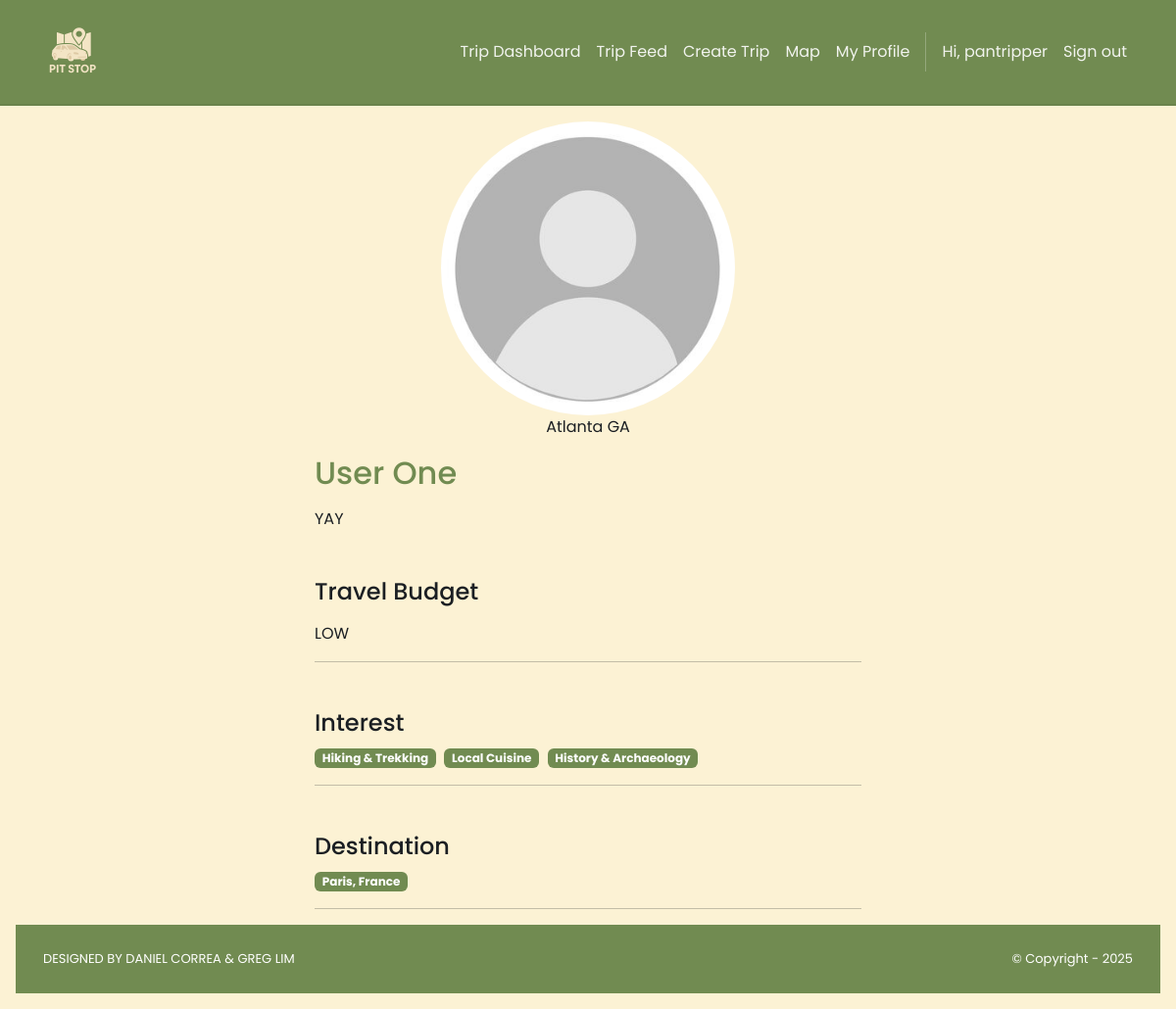
The page /roadTripper/1/ (signed in) on the database its author committed.
### accounts/models.py (models this page shows)
class User(AbstractUser):
    class Roles(models.TextChoices):
        PLANNER = "PLANNER", "Planner"
        ROAD_TRIPPER = "ROAD_TRIPPER", "Road Tripper"
    role = models.CharField(
        max_length=20, choices=Roles.choices, default=Roles.ROAD_TRIPPER, db_index=True
    )
    @property
    def is_planner(self) -> bool:
        return self.role == self.Roles.PLANNER
    @property
    def is_roadTripper(self) -> bool:
        return self.role == self.Roles.ROAD_TRIPPER

### roadTripper/models.py (models this page shows, shortened)
class RoadTripper(models.Model):
    user = models.OneToOneField(
        settings.AUTH_USER_MODEL, on_delete=models.CASCADE, related_name="roadTripper_profile"
    )
    firstName = models.CharField("First Name", max_length=255)
    lastName  = models.CharField("Last Name", max_length=255)
    location  = models.CharField("Home Location", max_length=255, blank=True)
    image     = models.ImageField("Profile Image", upload_to='roadTripper_images/', null=True, blank=True)
    TRAVEL_BUDGET_CHOICES = [
        ('LOW', 'Budget-Friendly (Under $50/day)'),
        ('MID', 'Mid-Range (Approx. $50 - $150/day)'),
        ('HIGH', 'Luxury (Over $150/day)'),
        ('FLEX', 'Flexible / Varies'),
    ]
    travel_headline = models.CharField("Travel Tagline", max_length=255, blank=True,
        help_text="A short, catchy phrase about your travel style."
    )
    travel_budget = models.CharField("Travel Budget", max_length=4, choices=TRAVEL_BUDGET_CHOICES, default='MID')
    interests = models.ManyToManyField("Interest", related_name="trippers_with_interest", blank=True)
    destinations = models.ManyToManyField("Destination", related_name="trippers_want_to_visit", blank=True)
    links = models.ManyToManyField("Link", related_name="roadTripper", blank=True)
    hide_image = models.BooleanField(default=False)
    hide_travel_headline = models.BooleanField(default=False)
    hide_travel_budget = models.BooleanField(default=False)
    hide_profile = models.BooleanField(default=False)
    hide_location = models.BooleanField(default=False)

class Interest(models.Model):
    name = models.CharField(max_length=100, unique=True)

class Destination(models.Model):
    city = models.CharField(max_length=100, blank=True)
    country = models.CharField(max_length=100)
    def __str__(self):
        if self.city:
            return f"{self.city}, {self.country}"
        return self.country

### roadTripper/views.py (the view)
# urls.py: path('<int:id>/', views.show, name='planner.show'),
@login_required
def show(request, id):
    roadTripper = get_object_or_404(RoadTripper, id=id)
    template_data = {
        "roadTripper": roadTripper,
        "name": f"{roadTripper.firstName} {roadTripper.lastName}",
        "links": roadTripper.links.all(),
        "hide_profile": roadTripper.hide_profile,
    }
    return render(request, "roadTripper/show.html", {"template_data": template_data})

### pitStop/context_processors.py (called while the page is built)
def static_revisions(request):
    base = Path(settings.BASE_DIR)
    logo_path = base / 'pitStop' / 'static' / 'img' / 'brand.png'
    try:
        rev_logo = str(int(os.path.getmtime(logo_path)))
    except Exception:
        rev_logo = '1'
    css_path = base / 'pitStop' / 'static' / 'css' / 'style.css'
    try:
        rev_css = str(int(os.path.getmtime(css_path)))
    except Exception:
        rev_css = '1'
    return {
        'STATIC_REV_LOGO': rev_logo,
        'STATIC_REV_CSS': rev_css,
    }

### roadTripper/templates/roadTripper/show.html (shortened to what this page needs)
{% extends 'pitStop/base.html' %}
{% block content %}
{% load static %}
<div class="p-3">
  <div class="container">
    <div class="col-md-6 mx-auto mb-3">
      <div class="mb-3 text-center">
        {% load static %}
        {% if template_data.roadTripper.image and not template_data.roadTripper.hide_image %}
          <img src="{{ template_data.roadTripper.image.url }}" class="d-block mx-auto" style="width:300px;height:300px;border-radius:50%;object-fit:cover;object-position:center;" alt="{{ template_data.name }}">
        {% else %}
          <img src="{% static 'img/default_profile.jpg' %}" class="d-block mx-auto" style="width:300px;height:300px;border-radius:50%;object-fit:cover;object-position:center;" alt="No profile image">
        {% endif %}
        {% if not template_data.roadTripper.hide_location %}
          <p>{{ template_data.roadTripper.location }}</p>
        {% endif %}
      </div>
      <h2 style="color: #718b51;">{{ template_data.name }}</h2>
      {% if not template_data.roadTripper.hide_travel_headline %}
        <div class="mt-3">{{ template_data.roadTripper.travel_headline }}</div>
      {% endif %}
      {% if not template_data.roadTripper.hide_travel_budget %}
        <h4 class="mt-5">Travel Budget</h4>
        <div class="mt-3">{{ template_data.roadTripper.travel_budget}}</div>
      {% endif %}
      <hr />
      <h4 class="mt-5">Interest</h4>
        {% for interest in template_data.roadTripper.interests.all %}
          <span class="badge bg-primary me-1">{{ interest.name }}</span>
        {% empty %}
          <p class="text-muted">No interests listed.</p>
        {% endfor %}
      <hr />
      <h4 class="mt-5">Destination</h4>
        {% for destination in template_data.roadTripper.destinations.all %}
          <span class="badge bg-primary me-1">{{ destination }}</span>
        {% empty %}
          <p class="text-muted">No destination listed.</p>
        {% endfor %}
      <hr />
</div>
{% endblock %}

### pitStop/templates/pitStop/base.html (shortened to what this page needs)
<!DOCTYPE html>
<html>
  {% load static %}
  <head>
    <link href="https://cdn.jsdelivr.net/npm/bootstrap@5.3.3/dist/css/bootstrap.min.css"
          rel="stylesheet">
    <link rel="stylesheet"
          href="https://cdnjs.cloudflare.com/ajax/libs/font-awesome/6.1.1/css/all.min.css">
    <link rel="stylesheet" type="text/css" href="{% static 'css/style.css' %}?v={{ STATIC_REV_CSS }}">
  </head>
  <body class="d-flex flex-column min-vh-100{% if request.resolver_match and request.resolver_match.url_name == 'home.index' %} is-home{% endif %}">
    <nav class="p-3 navbar navbar-light ms-brandbar navbar-expand-lg">
      <div class="container">
        <a class="navbar-brand" href="{% url 'home.index' %}">
          <img src="{% static 'img/brand.png' %}?v={{ STATIC_REV_LOGO }}" alt="logo" height="64" style="object-fit:contain;" />
        </a>
        <div class="collapse navbar-collapse" id="navbarNavAltMarkup">
          <div class="navbar-nav ms-auto navbar-ml align-items-lg-center">
            {% if user.is_authenticated %}
              {% if not user.is_staff %}
                <a class="nav-link" href="{% url 'trip.dashboard' %}">Trip Dashboard</a>
                {% if user.is_roadTripper %}
                  <a class="nav-link" href="{% url 'roadTripper.trip_feed' %}">Trip Feed</a>
                  <a class="nav-link" href="{% url 'roadTripper.create_trip_post' %}">Create Trip</a>
                  <a class="nav-link" href="{% url 'map' %}">Map</a>
                  <a class="nav-link" href="{% url 'roadTripper.my_profile' %}">My Profile</a>
                {% endif %}
              {% else %}
                <a class="nav-link" href="{% url 'admin:index' %}">Admin</a>
              {% endif %}
              <span class="nav-link disabled">Hi, {{ user.username }}</span>
              <a class="nav-link" href="{% url 'logout' %}">Sign out</a>
            {% else %}
              <a class="nav-link" href="{% url 'home.about' %}">About</a>
              <a class="nav-link" href="{% url 'login' %}">Log in</a>
              <a class="nav-link" href="{% url 'signup.choice' %}">Sign up</a>
            {% endif %}
          </div>
        </div>
      </div>
    </nav>
    <div class="flex-grow-1">
      {% block content %}
      {% endblock content %}
    </div>
    <section class="p-3 ms-footer-bottom">
      <div class="container d-flex justify-content-between">
        <div class="me-5 text-white">
          <span>DESIGNED BY
            <a href="https://www.x.com/danielgarax" target="_blank">DANIEL CORREA</a> &
            <a href="https://www.x.com/greglim81" target="_blank">GREG LIM</a>
          </span>
        </div>
        <div class="text-white">
          <span>© Copyright - 2025</span>
        </div>
      </div>
    </section>
  </body>
</html>

### pitStop/static/css/style.css (style rules this page uses)
:root { --bg: #fcf2d4; --bg-alt: #ebdaa2; --surface: #ffffff; --surface-2: #f6f6f0; --text: #1b1f23; --muted: #6b7280; --border: #e5e7eb; --brand-cream: #fcf2d4; --brand-sage: #718b51; --brand-ltgrn: #bcce98; --brand-beige: #ebdaa2; --brand-deep: #506036; --primary: var(--brand-sage); --primary-contrast: #ffffff; --link: var(--brand-deep); --success: var(--brand-ltgrn); --warning: var(--brand-beige); --danger: #d06a6c; --shadow: 0 6px 20px rgba(0,0,0,0.08); --radius: 10px; --radius-sm: 8px; --radius-xs: 6px; --focus: 0 0 0 0.2rem rgba(120,147,99,0.35); --transition: 180ms ease; }
html, body { background: var(--bg); color: var(--text); }
body { font-family: 'Poppins', system-ui, -apple-system, Segoe UI, Roboto, Arial, sans-serif; line-height: 1.5; text-rendering: optimizeLegibility; -webkit-font-smoothing: antialiased; -moz-osx-font-smoothing: grayscale; transition: background-color var(--transition), color var(--transition); }
a { color: var(--link); }
.navbar { backdrop-filter: saturate(160%) blur(4px); }
.navbar .nav-link { opacity: 0.9; }
.ms-brandbar { background: var(--primary) !important; border-bottom: 2px solid rgba(0,0,0,0.06); }
.ms-brandbar .nav-link, .ms-brandbar .navbar-brand, .ms-brandbar .navbar-text { color: var(--primary-contrast) !important; }
.ms-brandbar .nav-link { position: relative; transition: color 160ms ease, transform 140ms ease; }
.ms-brandbar .nav-link::after { content: ''; position: absolute; left: 0; right: 0; bottom: -4px; height: 2px; width: 0; margin: 0 auto; background: var(--primary-contrast); transition: width 180ms ease; }
.ms-footer-bottom { background: var(--primary) !important; border-top: 0; }
.ms-footer-bottom span { font-size: 13px; line-height: 38px; }
.ms-footer-bottom a { color: var(--primary-contrast); text-decoration: none; }
.bg-primary { background-color: var(--primary) !important; }
.btn, .form-control, .form-select, .nav-link, .card { transition: all var(--transition); }

### rows shown on the page
User: username "pantripper"
RoadTripper: roadTripper.location "Atlanta GA", roadTripper.travel_headline "YAY", roadTripper.travel_budget "LOW"
Interest: name "Hiking & Trekking"
Interest: name "Local Cuisine"
Interest: name "History & Archaeology"
Destination: city+country "Paris, France"

### other values the page prints
{{ template_data.name }} "User One"
